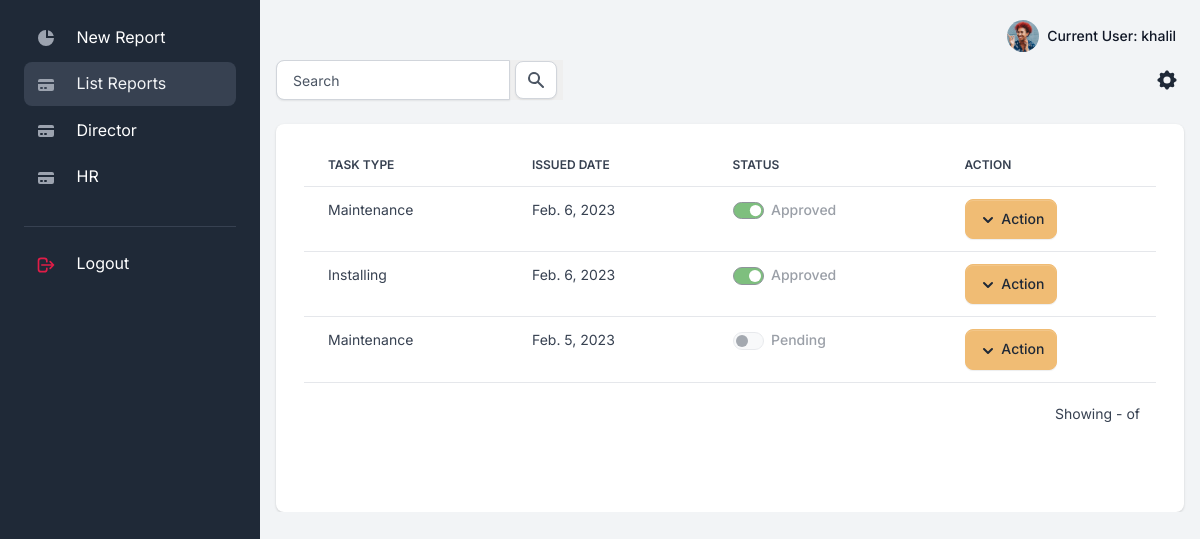
The app's page /reports/list (signed in) with its own data.
### apps/reports/models.py (models this page shows, shortened)
class Report(Model):
    STATUS_CHOICES= (
    ('Pending', 'Pending'),
    ('Approved', 'Approved'),
    )
    id=AutoField(primary_key=True,editable=False)
    owner = ForeignKey(Employee,on_delete=SET_NULL,null=True)
    task_type=ForeignKey(Task_type,on_delete=SET_NULL,null=True)
    created_at=DateTimeField(auto_now_add=True)
    status=CharField(max_length=50,choices=STATUS_CHOICES,default='Pending')
    description=TextField(null=True)

class Task_type(Model):
    id=AutoField(primary_key=True,editable=False)
    job_title=ForeignKey(Job_title,on_delete=CASCADE,null=True)
    type = CharField(max_length=50,null=True)
    def __str__(self):
        return self.type

### apps/reports/views.py (the view)
# urls.py: path('list',views.ReportListView.as_view(),name='list'),
class ReportListView(LoginRequiredMixin,View):
    paginate_by = 5
    template_name='reports/report_list.html'
    def get(self, request):
        department = Department.objects.all().values_list('department',flat=True)
        print(department)
        strval =  request.GET.get("search", False)
        if request.user.is_authenticated:
            if strval :
                query = Q(description__icontains=strval)
                query.add(Q(owner__user__first_name__icontains=strval), Q.OR)
                query.add(Q(owner__user__last_name__icontains=strval), Q.OR)
                query.add(Q(task_type__type__icontains=strval), Q.OR)
                query.add(Q(owner__user=self.request.user), Q.AND)
                report_list = Report.objects.filter(query).select_related().order_by('-created_at')
            else :
                report_list = Report.objects.filter(owner__user=self.request.user).order_by('-created_at')
            ctx = {'report_list' : report_list, 'search': strval}
            return render(request, self.template_name, ctx)

### apps/context_processors.py (called while the page is built)
def cfg_assets_root(request):
    return { 'ASSETS_ROOT' : settings.ASSETS_ROOT }

### apps/reports/models.py (called while the page is built)
    @property
    def fullname(self):
        return self.user.first_name +" "+self.user.last_name

### apps/templates/reports/report_list.html (shortened to what this page needs)
{% extends "layouts/base.html" %}
{% block content %}
{% load humanize %}
  <div class="table-settings mb-4">
      <div class="row align-items-center justify-content-between">
          <div class="col col-md-6 col-lg-3 col-xl-4">
            <form>
            <div class="input-group">
                <input type="text" class="form-control"  placeholder="Search"  name="search"  {% if search %} value="{{ search }}" {% endif %}>
                <button type="submit" style="border: none;">
                <span class="input-group-text" id="basic-addon2">
                    <svg class="icon icon-xs text-gray-600" fill="currentColor" viewBox="0 0 20 20" xmlns="http://www.w3.org/2000/svg"><path fill-rule="evenodd" d="M8 4a4 4 0 100 8 4 4 0 000-8zM2 8a6 6 0 1110.89 3.476l4.817 4.817a1 1 0 01-1.414 1.414l-4.816-4.816A6 6 0 012 8z" clip-rule="evenodd"></path></svg>
                </span>
                </button>
            </div>
        </form>
          </div>
          <div class="col-4 col-md-2 col-xl-1 ps-md-0 text-end">
              <div class="dropdown">
                  <button class="btn btn-link text-dark dropdown-toggle dropdown-toggle-split m-0 p-1" data-bs-toggle="dropdown" aria-haspopup="true" aria-expanded="false">
                  </button>
              </div>
          </div>
      </div>
  </div>
  <div class="card card-body border-0 shadow table-wrapper table-responsive">
    <div class="container-fluid">
        <div class="row mb-5">
      <table class="table table-hover">
          <thead>
              <tr>
                  <th class="border-gray-200">Task Type</th>
                  <th class="border-gray-200">Issued Date</th>
                  <th class="border-gray-200">Status</th>
                  <th class="border-gray-200">Action</th>
              </tr>
          </thead>
          <tbody>
              {% if report_list%}
              {% for report in report_list %}
                        <tr>
                            <td><span class="fw-normal">{{report.task_type}}</span></td>
                            <td><span class="fw-normal">{{report.created_at|naturalday}}</span></td>
                            <td>
                                <span class="form-check form-switch">
                                    {% if report.status == 'Approved' %}
                                    <input class="form-check-input" type="checkbox" id="flexSwitchCheckChecked"  checked style="background-color: green;"  disabled>
                                    <label class="form-check-label" for="flexSwitchCheckChecked">Approved</label>
                                    {% else %}
                                    <input class="form-check-input" type="checkbox" id="flexSwitchCheckChecked" disabled>
                                    <label class="form-check-label" for="flexSwitchCheckChecked">Pending</label>
                                    {% endif %}
                                </span>
                            </td>
                            <td>
                                <div class="btn-group">
                                    <button type="button" class="btn btn-secondary dropdown-toggle dropdown-toggle-split" id="dropdownMenuReference" data-bs-toggle="dropdown" aria-expanded="false" data-bs-reference="parent">
                                        <svg class="icon icon-xs" fill="currentColor" viewBox="0 0 20 20" xmlns="http://www.w3.org/2000/svg"><path fill-rule="evenodd" d="M5.293 7.293a1 1 0 011.414 0L10 10.586l3.293-3.293a1 1 0 111.414 1.414l-4 4a1 1 0 01-1.414 0l-4-4a1 1 0 010-1.414z" clip-rule="evenodd"></path></svg>
                                        <span class="">Action</span>
                                    </button>
                                </div>
                            </td>
                        </tr>
                {% endfor %}
              {% endif %}
          </tbody>
      </table>
      <div class="card-footer px-3 border-0 d-flex flex-column flex-lg-row align-items-center justify-content-between">
          <div class="fw-normal small mt-4 mt-lg-0">Showing {{ page_obj.start_index }}-{{ page_obj.end_index }} of {{ page_obj.paginator.count }}</div>
      </div>
    </div>
</div>
  </div>
{% endblock content %}

### apps/templates/includes/navigation.html (shortened to what this page needs)
<nav class="navbar navbar-top navbar-expand navbar-dashboard navbar-dark ps-0 pe-2 pb-0" >
              <div class="container-fluid px-0">
                <div class="d-flex justify-content-between w-100" id="navbarSupportedContent">
                  <ul class="navbar-nav align-items-center">
                    <li class="nav-item dropdown ms-lg-3">
                      <a class="nav-link dropdown-toggle pt-1 px-0" href="#" role="button" data-bs-toggle="dropdown" aria-expanded="false">
                        <div class="media d-flex align-items-center">
                          <img class="avatar rounded-circle" alt="Image placeholder" src="{{ ASSETS_ROOT }}/img/team/profile-picture-3.jpg">
                          <div class="media-body ms-2 text-dark align-items-center d-none d-lg-block">
                            <span class="mb-0 font-small fw-bold text-gray-900">
                              Current User: <strong>{{ request.user.username }}</strong>
                            </span>
                          </div>
                        </div>
                      </a>
                    </li>
                  </ul>
                </div>
              </div>
            </nav>

### records on screen
Report: task_type "Maintenance", created_at "Feb. 6, 2023"
Report: task_type "Installing", created_at "Feb. 6, 2023"
Report: task_type "Maintenance", created_at "Feb. 5, 2023"

### other values on screen
{{ request.user.username }} "khalil"
